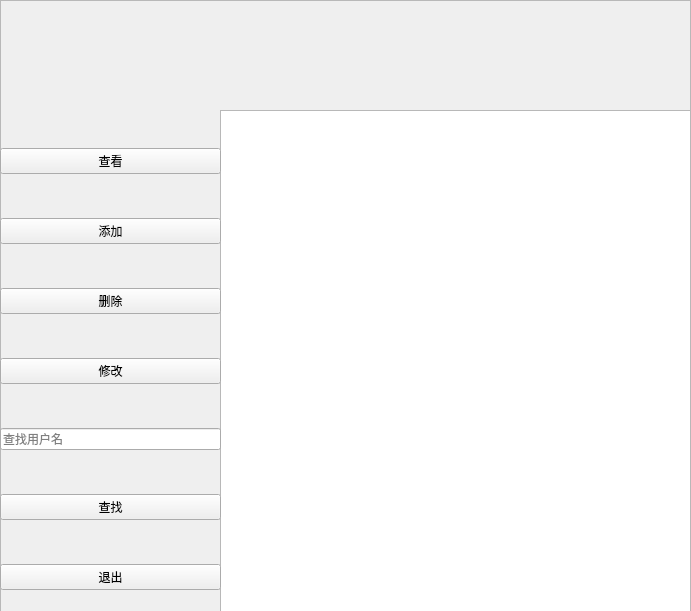
<?xml version="1.0" encoding="UTF-8"?>
<ui version="4.0">
 <class>Managegamble</class>
 <widget class="QWidget" name="Managegamble">
  <property name="geometry">
   <rect>
    <x>0</x>
    <y>0</y>
    <width>691</width>
    <height>611</height>
   </rect>
  </property>
  <property name="minimumSize">
   <size>
    <width>691</width>
    <height>611</height>
   </size>
  </property>
  <property name="maximumSize">
   <size>
    <width>691</width>
    <height>631</height>
   </size>
  </property>
  <property name="windowTitle">
   <string>奖池管理</string>
  </property>
  <property name="windowIcon">
   <iconset resource="res.qrc">
    <normaloff>:/icon.jpg</normaloff>:/icon.jpg</iconset>
  </property>
  <widget class="QWidget" name="widget" native="true">
   <property name="geometry">
    <rect>
     <x>0</x>
     <y>0</y>
     <width>221</width>
     <height>111</height>
    </rect>
   </property>
   <property name="styleSheet">
    <string notr="true">image: url(:/title.png);</string>
   </property>
  </widget>
  <widget class="QWidget" name="widget_3" native="true">
   <property name="geometry">
    <rect>
     <x>220</x>
     <y>0</y>
     <width>461</width>
     <height>111</height>
    </rect>
   </property>
  </widget>
  <widget class="QFrame" name="frame">
   <property name="geometry">
    <rect>
     <x>0</x>
     <y>0</y>
     <width>691</width>
     <height>631</height>
    </rect>
   </property>
   <property name="styleSheet">
    <string notr="true">background-image: url(:/login.png);</string>
   </property>
   <property name="frameShape">
    <enum>QFrame::StyledPanel</enum>
   </property>
   <property name="frameShadow">
    <enum>QFrame::Raised</enum>
   </property>
  </widget>
  <widget class="QTableWidget" name="tableWidget">
   <property name="geometry">
    <rect>
     <x>220</x>
     <y>110</y>
     <width>471</width>
     <height>521</height>
    </rect>
   </property>
  </widget>
  <widget class="QWidget" name="widget_2" native="true">
   <property name="geometry">
    <rect>
     <x>0</x>
     <y>110</y>
     <width>221</width>
     <height>521</height>
    </rect>
   </property>
   <layout class="QVBoxLayout" name="verticalLayout">
    <item>
     <widget class="QPushButton" name="see">
      <property name="text">
       <string>查看</string>
      </property>
     </widget>
    </item>
    <item>
     <widget class="QPushButton" name="add">
      <property name="text">
       <string>添加</string>
      </property>
     </widget>
    </item>
    <item>
     <widget class="QPushButton" name="deletee">
      <property name="text">
       <string>删除</string>
      </property>
     </widget>
    </item>
    <item>
     <widget class="QPushButton" name="change">
      <property name="text">
       <string>修改</string>
      </property>
     </widget>
    </item>
    <item>
     <widget class="QLineEdit" name="searchInput">
      <property name="text">
       <string/>
      </property>
      <property name="placeholderText">
       <string>查找用户名</string>
      </property>
     </widget>
    </item>
    <item>
     <widget class="QPushButton" name="find">
      <property name="text">
       <string>查找</string>
      </property>
     </widget>
    </item>
    <item>
     <widget class="QPushButton" name="exit">
      <property name="text">
       <string>退出</string>
      </property>
     </widget>
    </item>
   </layout>
  </widget>
  <zorder>frame</zorder>
  <zorder>widget</zorder>
  <zorder>widget_3</zorder>
  <zorder>tableWidget</zorder>
  <zorder>widget_2</zorder>
 </widget>
 <resources>
  <include location="res.qrc"/>
 </resources>
 <connections/>
</ui>
